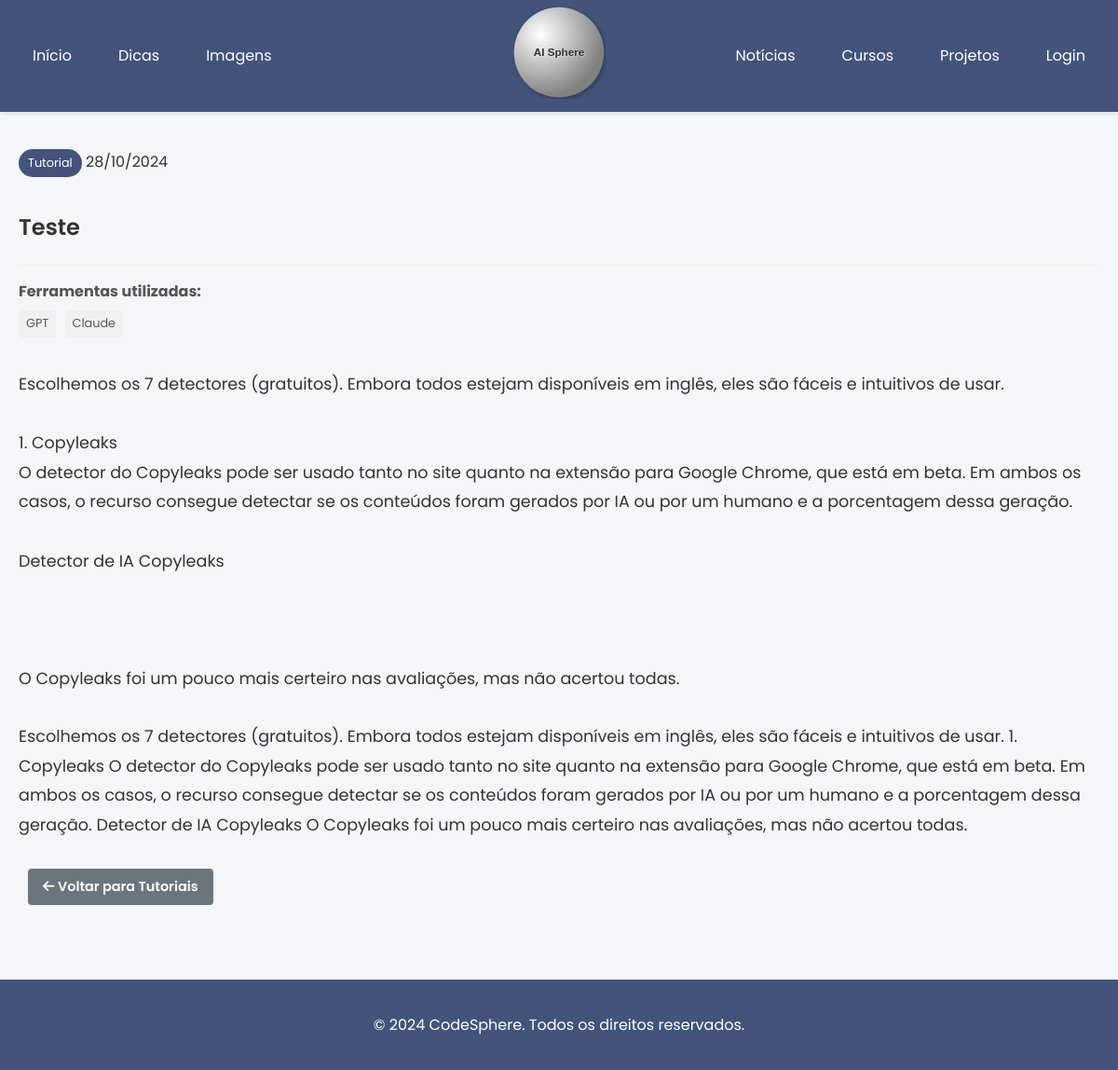
The app's page /tutorial/1 with its own data.
### app.py (models this page shows, shortened)
class Tutorial(db.Model):
    id = db.Column(db.Integer, primary_key=True)
    titulo = db.Column(db.String(200), nullable=False)
    texto = db.Column(db.Text, nullable=False)
    tag_tutorial = db.Column(db.String(50), nullable=False)  # Ex: "Python", "Machine Learning", etc.
    ferramentas = db.Column(db.String(200), nullable=False)  # Ferramentas utilizadas
    data_criacao = db.Column(db.DateTime, default=datetime.utcnow)

### app.py (the view)
@app.route('/tutorial/<int:id>')
def ver_tutorial(id):
    tutorial = Tutorial.query.get_or_404(id)
    return render_template('ver_tutorial.html', tutorial=tutorial)

### app.py (called while the page is built)
@app.template_filter('nl2br')
def nl2br(value):
    if not value:
        return value
    return value.replace('\n', '<br>\n')

### templates/ver_tutorial.html (shortened to what this page needs)
{% extends "base.html" %}
{% block content %}
<div class="container">
    <article class="tutorial-completo">
        <div class="tutorial-header">
            <div class="tutorial-meta">
                <div class="tutorial-tag">{{ tutorial.tag_tutorial }}</div>
                <span class="tutorial-data">{{ tutorial.data_criacao.strftime('%d/%m/%Y') }}</span>
            </div>
            <h1>{{ tutorial.titulo }}</h1>
        </div>
        <div class="tutorial-tools">
            <span class="tools-label">Ferramentas utilizadas:</span>
            <div class="tools-tags">
                {% for ferramenta in tutorial.ferramentas.split(',') %}
                <span class="tool-tag">{{ ferramenta.strip() }}</span>
                {% endfor %}
            </div>
        </div>
        <div class="tutorial-content">
            {{ tutorial.texto | nl2br | safe}}
        </div>
        <div class="tutorial-content">
            {{ tutorial.texto | safe }}
        </div>
        <div class="voltar-link">
            <a href="{{ url_for('cursos') }}" class="btn btn-secondary">
                <i class="fas fa-arrow-left"></i> Voltar para Tutoriais
            </a>
        </div>
    </article>
</div>
{% endblock %}

### static/styles.css (style rules this page uses)
:root { --primary-color: #42547a; --secondary-color: #42547a; --background-color: #f4f6f8; --card-background: #ffffff; --text-color: #333333; --shadow: 0 4px 6px rgba(0, 0, 0, 0.1); }
body { font-family: 'Poppins', sans-serif; background-color: var(--background-color); color: var(--text-color); line-height: 1.6; margin: 0; padding: 0; }
.container { max-width: 1200px; margin: 0 auto; padding: 0 20px; }
h1, h2, h3 { font-weight: 600; }
.btn { padding: 10px 15px; border: none; border-radius: 5px; cursor: pointer; font-size: 0.9em; font-weight: 600; text-align: center; text-decoration: none; display: inline-block; transition: background-color 0.3s ease, transform 0.1s ease; }
.btn-secondary { background-color: var(--secondary-color); color: white; }
.tutorial-tag { display: inline-block; background-color: var(--primary-color); color: white; padding: 5px 10px; border-radius: 15px; font-size: 0.8em; margin-bottom: 15px; }
.tutorial-tools { margin-top: 20px; padding-top: 15px; border-top: 1px solid #eee; }
.tools-label { display: block; font-weight: bold; margin-bottom: 8px; color: #555; }
.tool-tag { display: inline-block; background-color: #f0f0f0; padding: 4px 8px; border-radius: 4px; font-size: 0.8em; margin-right: 5px; margin-bottom: 5px; color: #555; }
.btn-secondary { background-color: #6c757d; color: white; text-decoration: none; padding: 8px 16px; border-radius: 4px; margin-left: 10px; }
.tutorial-content { font-size: 1.1em; line-height: 1.8; color: #333; margin: 30px 0; }

### records on screen
Tutorial: tag_tutorial "Tutorial", data_criacao "28/10/2024", titulo "Teste", texto "Escolhemos os 7 detectores (gratuitos). Embora todos estejam disponíveis em inglês, eles são fáceis e intuitivos de usar. 1. Copyleaks O detector do Copyleaks pode ser usado tanto no site quanto na extensão para Google Chrome, que está em beta. Em ambos os casos, o recurso consegue detectar se os conteúdos foram gerados por IA ou por um humano e a porcentagem dessa geração. Detector de IA Copyleaks O Copyleaks foi um pouco mais certeiro nas avaliações, mas não acertou todas."

### other values on screen
{{ ferramenta.strip() }} "GPT" "Claude"
